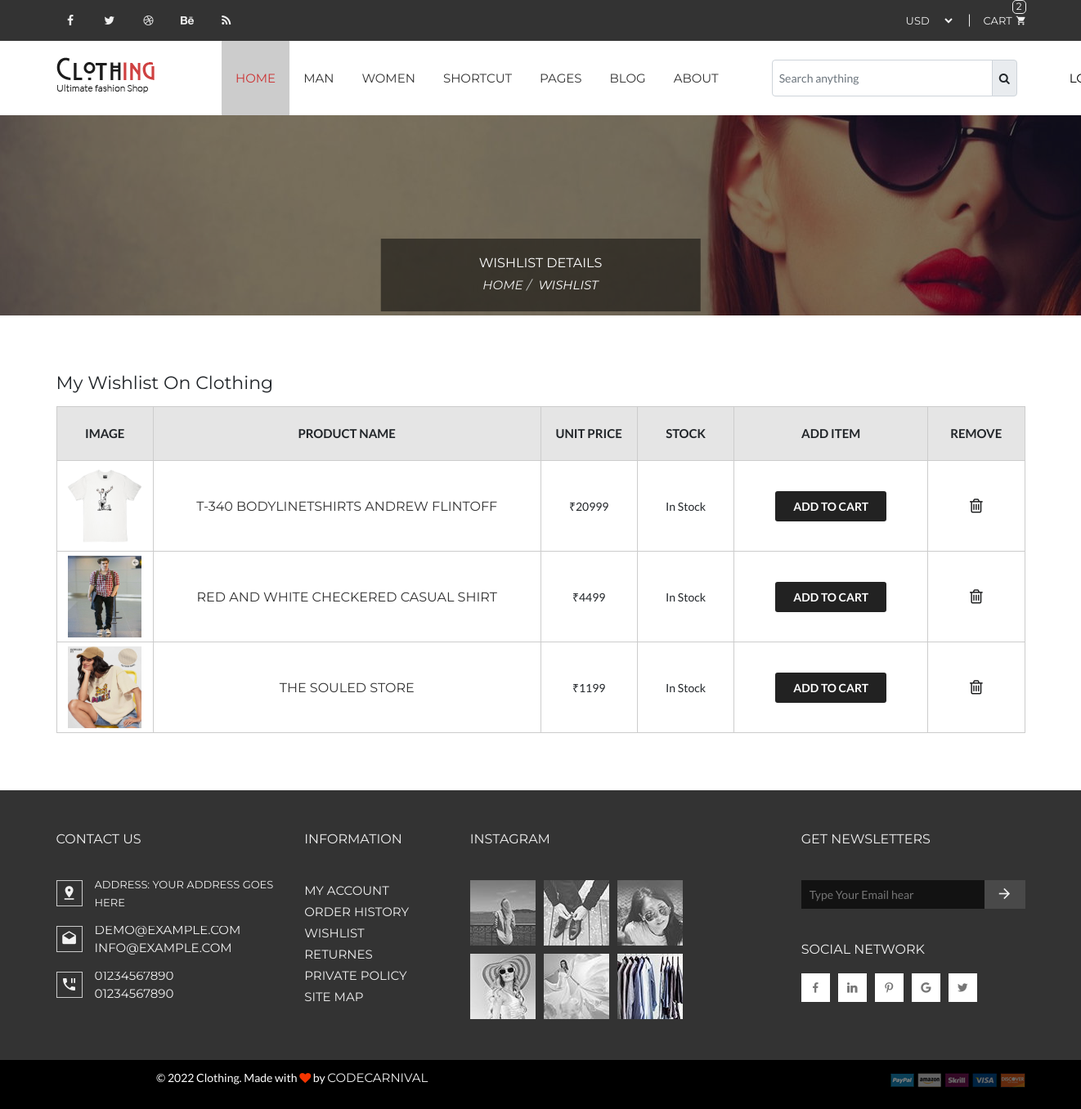
Screenshot of /wishlist/ (signed in) with the database file from the repository.
### app/models.py (models this page shows, shortened)
class Wishlist(models.Model):
    user = models.ForeignKey(User, on_delete=models.CASCADE)
    product = models.ForeignKey(Product, on_delete=models.CASCADE)
    created_at = models.DateTimeField(auto_now_add=True)
    class Meta:
        unique_together = ('user', 'product')

class Product(models.Model):
    category = models.ForeignKey(Categories, on_delete=models.CASCADE)
    subcategory = models.ForeignKey(Subcategories, on_delete=models.CASCADE)
    name = models.CharField(max_length=100)
    image = models.ImageField(upload_to='images/')
    org_price = models.IntegerField(default=0)
    price = models.IntegerField(default=0)
    description = models.TextField(blank=True, null=True)

### app/views.py (the view)
@login_required(login_url='/login/')
def wishlist(request):
    wishlist_items = Wishlist.objects.filter(user=request.user)
    return render(request, 'wishlist.html', {
        'wishlist_items': wishlist_items
    })

### app/template/wishlist.html (shortened to what this page needs)
{% extends 'base.html' %}
{% load static %}
{% block content %}
<div class="breadcumb-area overlay pos-rltv">
    <div class="bread-main">
        <div class="bred-hading text-center">
            <h5>Wishlist Details</h5></div>
        <ol class="breadcrumb">
            <li class="home"><a title="Go to Home Page" href="/">Home</a></li>
            <li class="active">Wishlist</li>
        </ol>
    </div>
</div>
<div class="wishlist-area ptb-70">
    <div class="container">
        <div class="row">
            <div class="col-lg-12">
                <h4>My Wishlist On Clothing</h4>
                <div class="cart-page-area">
                    <form method="post" action="#">
                        <div class="table-responsive">
                            <table class="shop_table-2 cart table">
                                <thead>
                                <tr>
                                    <th class="product-thumbnail ">Image</th>
                                    <th class="product-name ">Product Name</th>
                                    <th class="product-price ">Unit Price</th>
                                    <th class="product-subtotal ">Stock</th>
                                    <th class="product-quantity">Add Item</th>
                                    <th class="product-remove">Remove</th>
                                </tr>
                                </thead>
                                <tbody>
                                {% for item in wishlist_items %}
                                <tr class="cart_item">
                                    <td class="item-img">
                                        <a href="{% url 'single_product' item.product.id %}"><img
                                                src="{{ item.product.image.url }}" alt=""> </a>
                                    </td>
                                    <td class="item-title">
                                        <a href="{% url 'single_product' item.product.id %}">{{ item.product.name }}</a>
                                    </td>
                                    <td class="item-price">₹{{ item.product.price }}</td>
                                    <td class="item-qty">
                                        In Stock
                                    </td>
                                    <td class="total-price">
                                        <form method="post" action="{% url 'single_product' item.product.id %}">
                                            <button type="submit" class="btn-def btn2">
                                                Add To Cart
                                            </button>
                                        </form>
                                    </td>
                                    <td class="remove-item"><a href="{% url 'remove_wishlist' item.id %}"><i
                                            class="fa fa-trash-o"></i></a></td>
                                </tr>
                                {% empty %}
                                <tr>
                                    <td colspan="6" class="text-center">
                                        Your wishlist is empty.
                                    </td>
                                </tr>
                                {% endfor %}
                                </tbody>
                            </table>
                        </div>
                    </form>
                </div>
            </div>
        </div>
    </div>
</div>
{%endblock%}

### rows the page displays
Wishlist: product.image (picture), product.name "T-340 BODYLINETSHIRTS ANDREW FLINTOFF", product.price "20999"
Wishlist: product.image (picture), product.name "RED AND WHITE CHECKERED CASUAL SHIRT", product.price "4499"
Wishlist: product.image (picture), product.name "THE SOULED STORE", product.price "1199"
